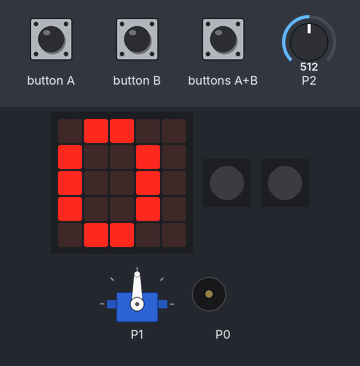
The program below on a simulated BBC micro:bit (MakeCode). Shown: servo, the board's 5×5 LED display, 2 × 1 RGB LEDs in strip order, left to right, buzzer (waves = sounding). Inputs (shaded band) come from the test bench; at power-on: P2 = 512 (analog values on the 0–1023 scale). Dim RGB values are drawn brighter than linear; a reset restarts the program.

Above: at 1.2 s.
1.3 s: buttons A+B pressed for 0.15 s
At 1.8 s:
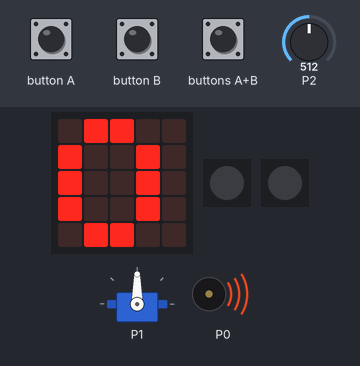
4.4 s: button A pressed for 0.15 s
At 4.9 s:
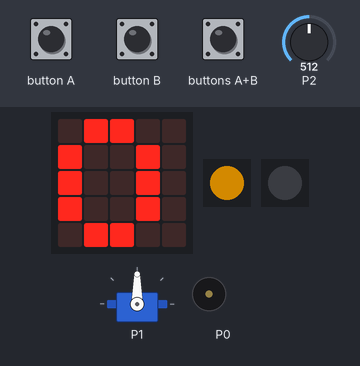
5.1 s: button B pressed for 0.15 s
At 7.0 s:
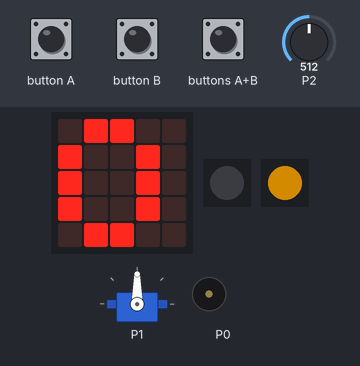
7.3 s: button A pressed for 0.15 s
At 7.8 s:
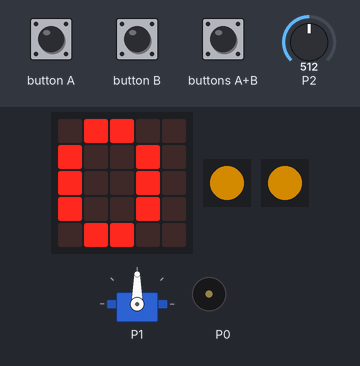
10.4 s: button B pressed for 0.15 s
At 12.8 s:
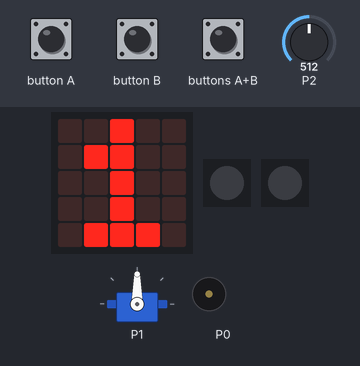
13.5 s: buttons A+B pressed for 0.15 s
At 14.0 s:
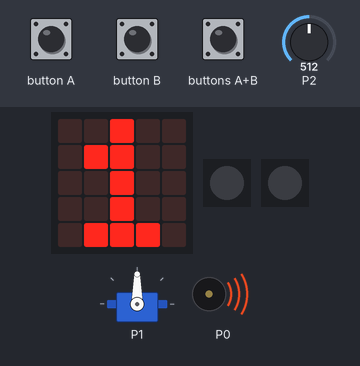
Timing chart, 0 to 18.6 s (numbered marks = the images above; inputs shaded):
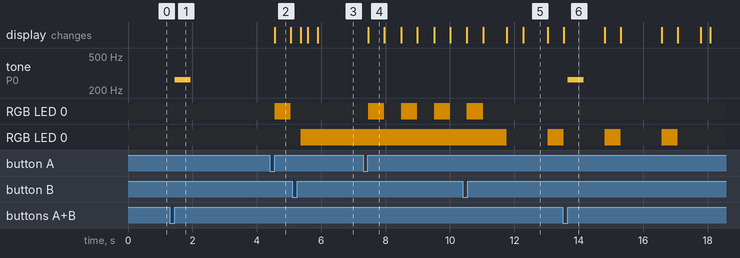

The program:

main.ts
```typescript
input.onButtonPressed(Button.A, function () {
    Links_Blinker += 1
})
input.onButtonPressed(Button.AB, function () {
    music.playMelody("C - - - - - - - ", 120)
    basic.pause(100)
    control.reset()
})
input.onButtonPressed(Button.B, function () {
    Blinker_rechts += 1
})
let Pot = 0
let Blinker_rechts = 0
let Links_Blinker = 0
let Links = neopixel.create(DigitalPin.P3, 1, NeoPixelMode.RGB)
let Rechts = neopixel.create(DigitalPin.P8, 1, NeoPixelMode.RGB)
basic.forever(function () {
    pins.servoWritePin(AnalogPin.P1, Math.map(pins.analogReadPin(AnalogPin.P2), 0, 1023, 0, 180))
    if (Links_Blinker == 1) {
        Blinker_rechts = 0
        Links.showColor(neopixel.colors(NeoPixelColors.Orange))
        basic.pause(500)
        Links.showColor(neopixel.colors(NeoPixelColors.Black))
        basic.pause(500)
    } else if (Links_Blinker == 2) {
        Links_Blinker = 0
        Links.showColor(neopixel.colors(NeoPixelColors.Black))
    }
    Pot = pins.analogReadPin(AnalogPin.P2)
    if (Pot == 1) {
        Links.showColor(neopixel.colors(NeoPixelColors.Black))
        Links_Blinker = 2
        Pot = 0
    }
})
basic.forever(function () {
    basic.showNumber(Blinker_rechts)
    if (Blinker_rechts == 1) {
        Links_Blinker = 0
        Rechts.showColor(neopixel.colors(NeoPixelColors.Orange))
        basic.pause(500)
        Rechts.showColor(neopixel.colors(NeoPixelColors.Black))
        basic.pause(500)
    } else if (Blinker_rechts == 2) {
        basic.showNumber(2)
        Blinker_rechts = 0
        Rechts.showColor(neopixel.colors(NeoPixelColors.Black))
    }
    if (Pot == 1020) {
        Rechts.showColor(neopixel.colors(NeoPixelColors.Black))
        Blinker_rechts = 2
        Pot = 0
    }
})
```

test.ts
```typescript
// Hier kann man Tests durchführen; diese Datei wird nicht kompiliert, wenn dieses Paket als Erweiterung verwendet wird.
```

Measured:
- after the input at 1.3 s, tone on P0: silent → 262 Hz after 0.15 s, → silent 0.50 s later
- after the input at 4.4 s, RGB LED 0: off → RGB(127, 82, 0) after 0.16 s, → off 0.50 s later
- after the input at 7.3 s, RGB LED 0: alternates RGB(127, 82, 0) for 0.50 s and off for 0.52 s, starting after 0.16 s
- after the input at 13.5 s, tone on P0: silent → 262 Hz after 0.15 s, → silent 0.50 s later
- what the display in image 2 shows lasts 0.5 s, from 4.6 s to 5.1 s
- what the display in image 5 shows lasts 0.7 s, from 12.3 s to 13.0 s
